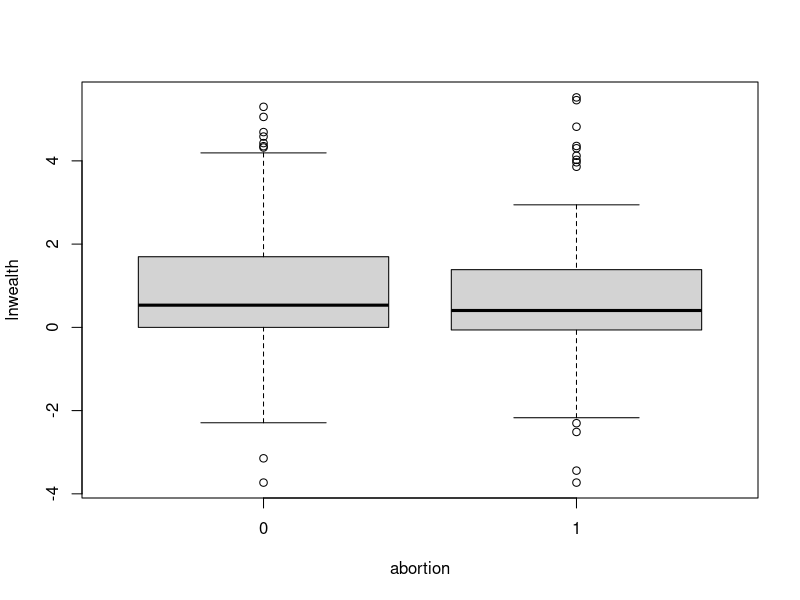
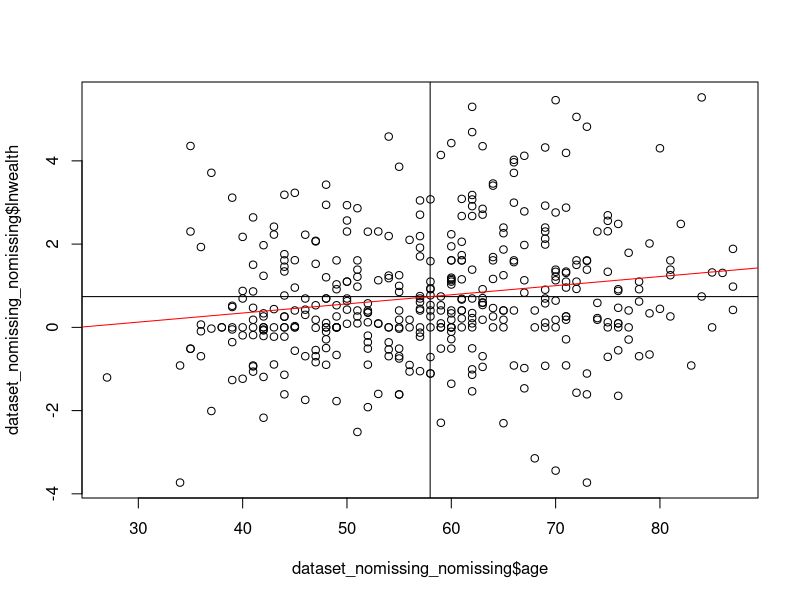
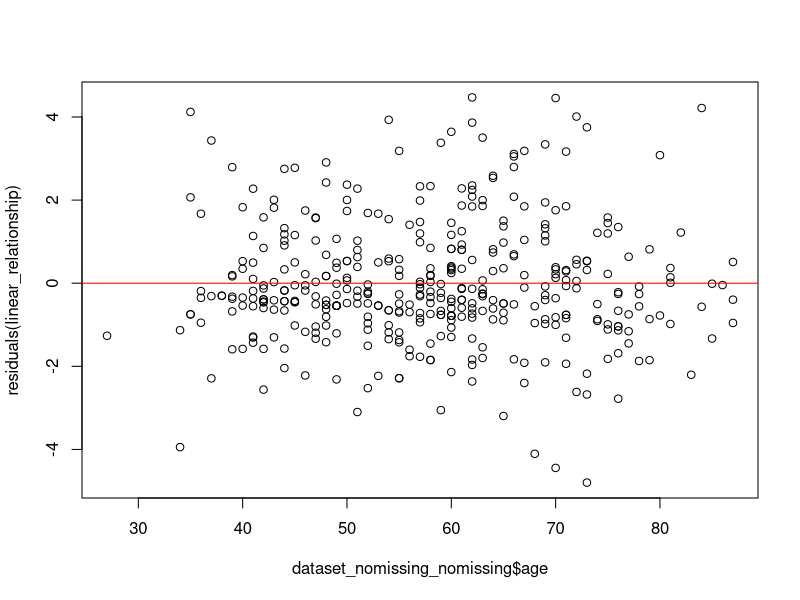

Generate these figures, in order, with R:
#load packages 
## Project:  STA 215, Fall 2024, Final Project
# Located:   Folcarelli TCNJ Google Drive
# File Name: template
# Date:      2024_1_17
# Who:       Dante Folcarelli 

## Load packages
# NOTE: Run base.R if these commands return an error!
library(readr)
library(dplyr)
library(tidyverse)
library(ggplot2)
library(haven)
library(forcats)
library(psych)

# Load data 
setwd("H:/sta215")

dataset <- read_csv("raw_data.csv")
View(dataset)

##################################################################################
############### Table 1: descriptive statistics    ####################   
##################################################################################
dataset$lnwealth <- log(dataset$wealth)
dataset_nomissing <- na.omit(dataset)


table(dataset_nomissing$abortion)


summary(dataset_nomissing$wealth)
sd(dataset_nomissing$wealth)



##################################################################################
#################### Figure 1: boxplot             ####################   
##################################################################################



anova <- aov(dataset_nomissing$lnwealth ~ dataset_nomissing$abortion) 


summary(anova)
boxplot(lnwealth ~ abortion, data = dataset_nomissing) 


##################################################################################
####################   Figure 2: scatter plot             ####################   
##################################################################################
dataset_nomissing_nomissing <- na.omit(dataset_nomissing[, c("lnwealth", "age")])

plot(dataset_nomissing_nomissing$age, dataset_nomissing_nomissing$lnwealth)
meany <- mean(dataset_nomissing_nomissing$age)
meanx <- mean(dataset_nomissing_nomissing$lnwealth)
abline(h = meanx, col = "black")
abline(v = meany, col = "black")
linear_relationship <- lm(lnwealth ~ age, data =dataset_nomissing_nomissing) 
summary(linear_relationship)
abline(linear_relationship, col = "red")

##################################################################################
####################  Figure 3: residual plot                ####################   
##################################################################################
# Plot the residuals
plot(dataset_nomissing_nomissing$age, residuals(linear_relationship))

# Add a horizontal line at zero to indicate the baseline
abline(h = 0, col = "red")


##################################################################################
####################  Table 2: contingency table                ####################   
##################################################################################
table(dataset_nomissing$age, dataset_nomissing$wealth)

chisq.test(table(dataset_nomissing$christian, dataset_nomissing$abortion))